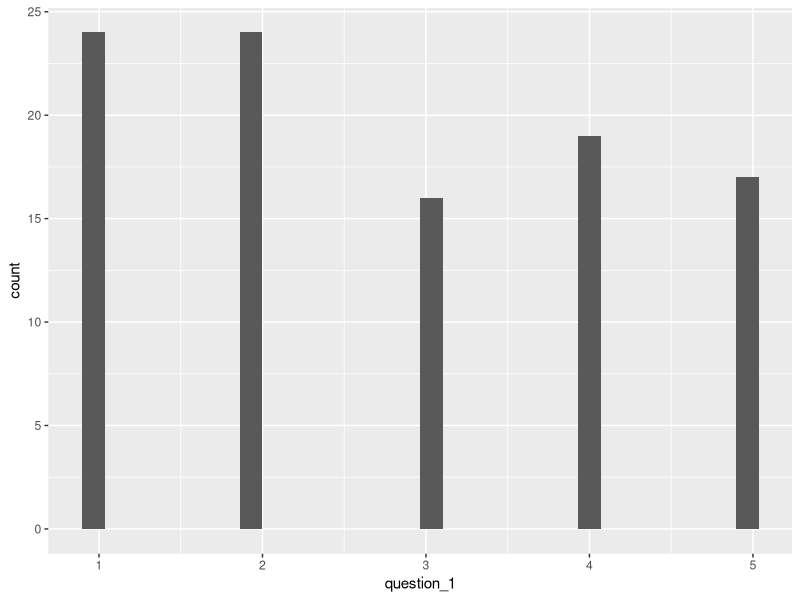
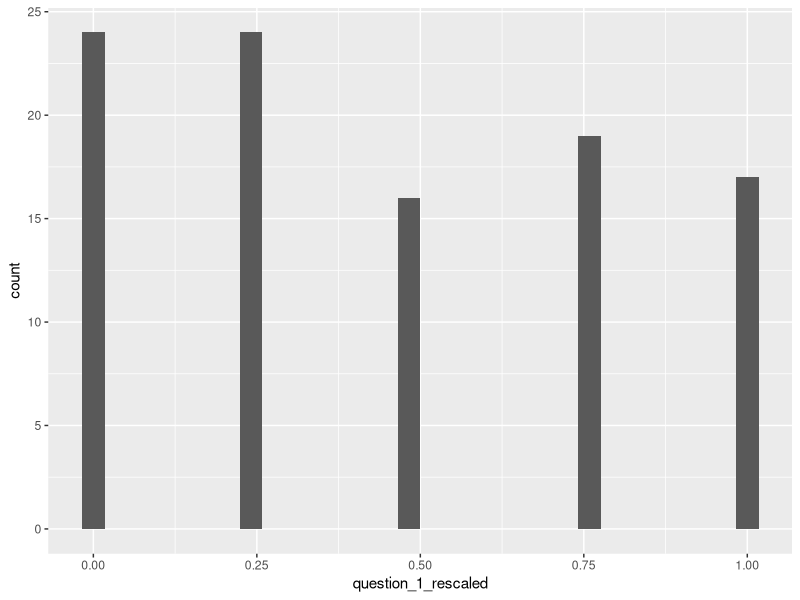

Reproduce these figures in R, in order.
## ---- chunk 1
knitr::opts_chunk$set(echo = TRUE)
require(knitr)
require(tidyverse)
## ---- chunk 2
survey_data <- data.frame(
  respondent_id = 1:10,  # 10 respondents
  question_1 = sample(1:5, 10, replace = TRUE),
  question_2 = sample(1:5, 10, replace = TRUE),
  question_3 = sample(1:5, 10, replace = TRUE),
  question_4 = sample(1:5, 10, replace = TRUE)
)
## ---- chunk 3
survey_data$new_variable_1 <- # Create new variable and `<-` assign some value
  (survey_data$question_2 + survey_data$question_4) / 2 # Sum columns and divide
## ---- chunk 4
survey_data$new_variable_2 <-
  (survey_data$question_1 + survey_data$question_3 + survey_data$question_4) / 3
## ---- chunk 5
survey_data %>%
  kable()
## ---- chunk 6
survey_data$question_1[1] <- NA
## ---- chunk 7
survey_data %>%
  kable()
## ---- chunk 8
survey_data <- data.frame(
  respondent_id = 1:100,  # 100 respondents
  question_1 = sample(1:5, 100, replace = TRUE), # Note the 1-to-5 scale
  question_2 = sample(1:10, 100, replace = TRUE) # Note the 1-to-10 scale
)
## ---- chunk 9
min_val <- 1 # Minimum value of the original scale
max_val <- 5 # Maximum value of the original scale
survey_data$question_1_rescaled <- 
  (survey_data$question_1 - min_val) / (max_val - min_val)
## ---- chunk 10
min_val <- 1 # Minimum value of the original scale
max_val <- 10 # Maximum value of the original scale
survey_data$question_2_rescaled <- 
  (survey_data$question_2 - min_val) / (max_val - min_val)
## ---- chunk 11
ggplot(survey_data, aes(x = question_1)) +
  geom_histogram()
## ---- chunk 12
ggplot(survey_data, aes(x = question_1_rescaled)) +
  geom_histogram()
